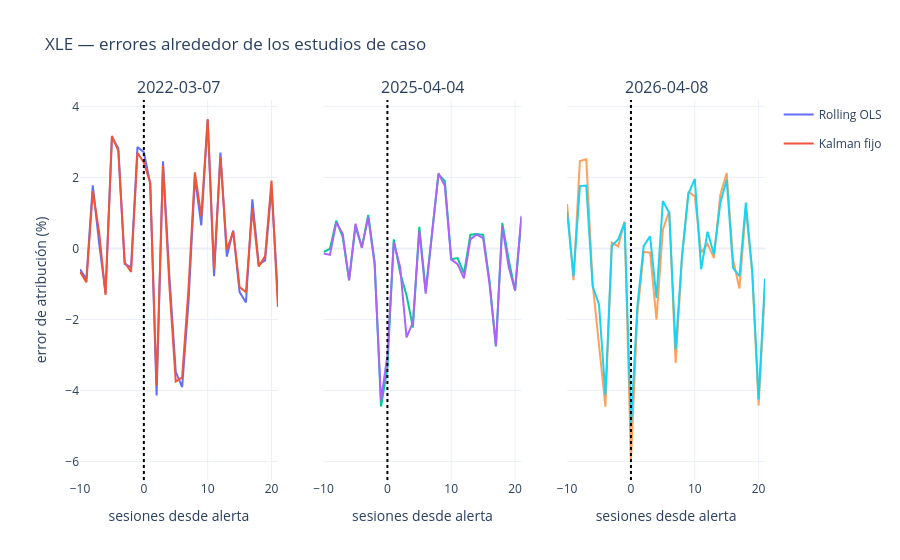

The cell this chart's notebook holds for it:
### Code cell
figure = make_subplots(rows=1, cols=3, shared_yaxes=True, subplot_titles=[str(value) for value in episode_dates])
ols_values = xle_ols_evaluation.get_column('residual_return').to_numpy() * 100
kalman_values = xle_kalman.get_column('residual_return').to_numpy() * 100
for column, episode_date in enumerate(episode_dates, start=1):
    position = evaluation_dates.index(episode_date)
    window = slice(max(0, position - 10), min(len(evaluation_dates), position + 22))
    relative_day = np.arange(window.start - position, window.stop - position)
    figure.add_scatter(x=relative_day, y=ols_values[window], mode='lines', name='Rolling OLS', legendgroup='ols', showlegend=column == 1, row=1, col=column)
    figure.add_scatter(x=relative_day, y=kalman_values[window], mode='lines', name='Kalman fijo', legendgroup='kalman', showlegend=column == 1, row=1, col=column)
    figure.add_vline(x=0, line_dash='dot', line_color='black', row=1, col=column)
figure.update_layout(title='XLE — errores alrededor de los estudios de caso', template='plotly_white', yaxis_title='error de atribución (%)')
figure.update_xaxes(title_text='sesiones desde alerta')
figure.show()

### Figure 1 — Plotly figure (JSON) as saved in the notebook; plotly's stock layout.template omitted (floating-point values rounded to 4 significant figures)
{"data": [{"legendgroup": "ols", "mode": "lines", "name": "Rolling OLS", "showlegend": true, "type": "scatter", "x": [-10, -9, -8, -7, -6, -5, -4, -3, -2, -1, 0, 1, 2, 3, 4, 5, 6, 7, 8, 9, 10, 11, 12, 13, 14, 15, 16, 17, 18, 19, 20, 21], "xaxis": "x", "y": [-0.5842, -0.8613, 1.779, 0.1459, -1.252, 3.131, 2.822, -0.4312, -0.5328, 2.856, 2.708, 1.826, -4.136, 2.451, -0.7726, -3.471, -3.903, -1.507, 2.003, 0.6532, 3.624, -0.7817, 2.697, -0.2291, 0.5042, -1.23, -1.521, 1.385, -0.4509, -0.3373, 1.71, -1.353], "yaxis": "y"}, {"legendgroup": "kalman", "mode": "lines", "name": "Kalman fijo", "showlegend": true, "type": "scatter", "x": [-10, -9, -8, -7, -6, -5, -4, -3, -2, -1, 0, 1, 2, 3, 4, 5, 6, 7, 8, 9, 10, 11, 12, 13, 14, 15, 16, 17, 18, 19, 20, 21], "xaxis": "x", "y": [-0.6594, -0.954, 1.618, 0.4507, -1.307, 3.167, 2.753, -0.3881, -0.6617, 2.693, 2.42, 1.845, -3.855, 2.342, -1.043, -3.746, -3.631, -1.129, 2.144, 0.9013, 3.644, -0.5953, 2.573, -0.03874, 0.4755, -1.087, -1.23, 1.123, -0.5091, -0.2148, 1.91, -1.645], "yaxis": "y"}, {"legendgroup": "ols", "mode": "lines", "name": "Rolling OLS", "showlegend": false, "type": "scatter", "x": [-10, -9, -8, -7, -6, -5, -4, -3, -2, -1, 0, 1, 2, 3, 4, 5, 6, 7, 8, 9, 10, 11, 12, 13, 14, 15, 16, 17, 18, 19, 20, 21], "xaxis": "x2", "y": [-0.09929, -0.01088, 0.7807, 0.3177, -0.889, 0.6124, 0.03826, 0.9419, -0.3792, -4.448, -3.373, 0.2545, -0.6859, -1.316, -2.224, 0.6116, -1.192, 0.5053, 2.084, 1.895, -0.3055, -0.2721, -0.6992, 0.3865, 0.4095, 0.3846, -0.9226, -2.758, 0.7161, -0.3136, -1.187, 0.8825], "yaxis": "y2"}, {"legendgroup": "kalman", "mode": "lines", "name": "Kalman fijo", "showlegend": false, "type": "scatter", "x": [-10, -9, -8, -7, -6, -5, -4, -3, -2, -1, 0, 1, 2, 3, 4, 5, 6, 7, 8, 9, 10, 11, 12, 13, 14, 15, 16, 17, 18, 19, 20, 21], "xaxis": "x2", "y": [-0.1431, -0.1818, 0.7334, 0.4113, -0.9015, 0.699, 0.01537, 0.8817, -0.4522, -4.284, -3.011, 0.1743, -0.5286, -2.502, -2.079, 0.5049, -1.274, 0.4036, 2.115, 1.764, -0.3066, -0.4416, -0.8431, 0.255, 0.3925, 0.2896, -0.9978, -2.741, 0.6315, -0.5186, -1.183, 0.9171], "yaxis": "y2"}, {"legendgroup": "ols", "mode": "lines", "name": "Rolling OLS", "showlegend": false, "type": "scatter", "x": [-10, -9, -8, -7, -6, -5, -4, -3, -2, -1, 0, 1, 2, 3, 4, 5, 6, 7, 8, 9, 10, 11, 12, 13, 14, 15, 16, 17, 18, 19, 20, 21], "xaxis": "x3", "y": [1.25, -0.8931, 2.462, 2.511, -0.9812, -2.746, -4.455, 0.1604, 0.05563, 0.7567, -5.983, -1.863, -0.09523, -0.1202, -2.004, 0.5303, 1.061, -3.224, -0.2503, 1.597, 1.467, -0.1166, 0.1306, -0.2643, 1.516, 2.12, -0.3237, -1.126, 1.128, -0.6937, -4.423, -1.039], "yaxis": "y3"}, {"legendgroup": "kalman", "mode": "lines", "name": "Kalman fijo", "showlegend": false, "type": "scatter", "x": [-10, -9, -8, -7, -6, -5, -4, -3, -2, -1, 0, 1, 2, 3, 4, 5, 6, 7, 8, 9, 10, 11, 12, 13, 14, 15, 16, 17, 18, 19, 20, 21], "xaxis": "x3", "y": [1.029, -0.7884, 1.757, 1.773, -1.067, -1.578, -4.123, 0.07877, 0.2535, 0.7273, -5.014, -1.637, 0.07235, 0.3394, -1.393, 1.334, 0.9979, -2.842, -0.208, 1.538, 1.957, -0.5895, 0.4704, -0.1649, 1.283, 1.934, -0.5482, -0.7828, 1.289, -0.6428, -4.248, -0.847], "yaxis": "y3"}], "layout": {"annotations": [{"font": {"size": 16}, "showarrow": false, "text": "2022-03-07", "x": 0.1444, "xanchor": "center", "xref": "paper", "y": 1, "yanchor": "bottom", "yref": "paper"}, {"font": {"size": 16}, "showarrow": false, "text": "2025-04-04", "x": 0.5, "xanchor": "center", "xref": "paper", "y": 1, "yanchor": "bottom", "yref": "paper"}, {"font": {"size": 16}, "showarrow": false, "text": "2026-04-08", "x": 0.8556, "xanchor": "center", "xref": "paper", "y": 1, "yanchor": "bottom", "yref": "paper"}], "shapes": [{"line": {"color": "black", "dash": "dot"}, "type": "line", "x0": 0, "x1": 0, "xref": "x", "y0": 0, "y1": 1, "yref": "y domain"}, {"line": {"color": "black", "dash": "dot"}, "type": "line", "x0": 0, "x1": 0, "xref": "x2", "y0": 0, "y1": 1, "yref": "y2 domain"}, {"line": {"color": "black", "dash": "dot"}, "type": "line", "x0": 0, "x1": 0, "xref": "x3", "y0": 0, "y1": 1, "yref": "y3 domain"}], "title": {"text": "XLE — errores alrededor de los estudios de caso"}, "xaxis": {"anchor": "y", "domain": [0, 0.2889], "title": {"text": "sesiones desde alerta"}}, "xaxis2": {"anchor": "y2", "domain": [0.3556, 0.6444], "title": {"text": "sesiones desde alerta"}}, "xaxis3": {"anchor": "y3", "domain": [0.7111, 1], "title": {"text": "sesiones desde alerta"}}, "yaxis": {"anchor": "x", "domain": [0, 1], "title": {"text": "error de atribución (%)"}}, "yaxis2": {"anchor": "x2", "domain": [0, 1], "matches": "y", "showticklabels": false}, "yaxis3": {"anchor": "x3", "domain": [0, 1], "matches": "y", "showticklabels": false}}}
